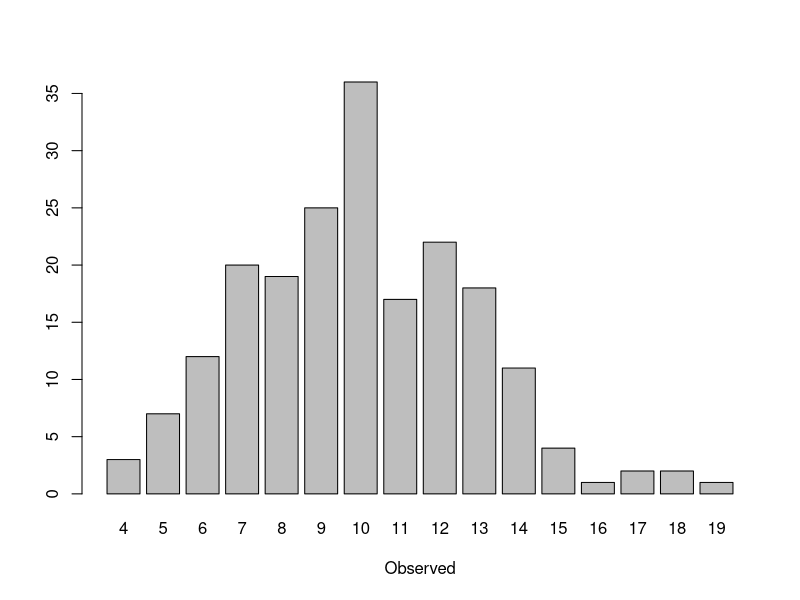

Recreate this plot in R.
## ----------------------------------------------------------------------
## Author   : Josep Vela - <jv@actioadfuturum.com>
## Subject  : Test R from Emacs
## ----------------------------------------------------------------------

x <- rpois(200, lambda=10)

xtab <- table(x)

barplot(xtab, xlab = "Observed")

## help URLs
## http://www.stat.cmu.edu/~hseltman/Rclass/R1.R
## http://www.rexamples.com/11/Filtering%20data
## http://google-styleguide.googlecode.com/svn/trunk/Rguide.xml
